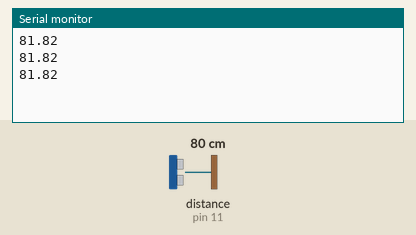
Recording of a sketch running on a simulated Arduino Uno, built with avr-gcc and run on an emulated ATmega328P. Parts: the last lines printed to the serial monitor. Inputs (shaded band) come from the test bench; at power-on: distance to the obstacle (sensor on pin 11) 80 cm. The echo pulse lasts 58.3 µs per cm.

Above: at 1.4 s.
1.5 s: distance to the obstacle (sensor on pin 11) set to 2 cm
At 2.1 s:
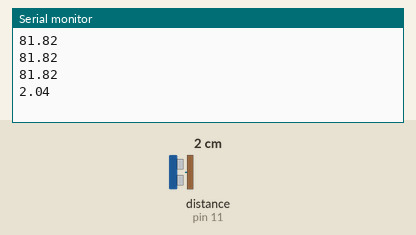
3.0 s: distance to the obstacle (sensor on pin 11) set to 4 cm
At 3.8 s:
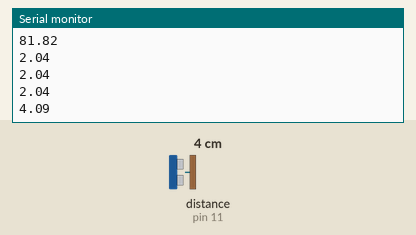
Timing chart, 0 to 6.0 s (numbered marks = the images above; inputs shaded):
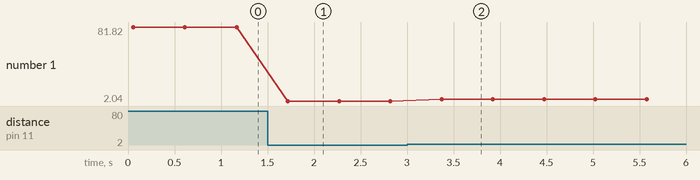

The sketch:

hc_sr04.ino
```cpp
// Connection
// hc-sr04: trig -> digital pin 12; echo -> digital pin 11; vcc ->5V; gnd -> gnd
#include <NewPing.h>

#define TRIGGER_PIN 12   // Arduino pin tied to trigger pin on the ultrasonic sensor.
#define ECHO_PIN 11      // Arduino pin tied to echo pin on the ultrasonic sensor.
#define MAX_DISTANCE 400 // Maximum distance we want to ping for (in centimeters). Maximum sensor distance is rated at 400-500cm.

NewPing sonar(TRIGGER_PIN, ECHO_PIN, MAX_DISTANCE); // NewPing setup of pins and maximum distance.

void setup() {
    // Open serial monitor at 115200 baud to see ping results.
    Serial.begin(9600);
}

void loop() {
    // Wait 50ms between pings (about 20 pings/sec). 29ms should be the shortest delay between pings.
    delay(50);

    // Send ping, get ping time in microseconds (uS).
    unsigned int uS = sonar.ping();

    // Convert ping time to distance in cm and print result (0 = outside set distance range)
    Serial.println((float)uS / US_ROUNDTRIP_CM);
    delay(500);
}
```

Measured:
- after the input at 1.5 s, the serial monitor: prints a new line after 0.22 s (image 1)
- after the input at 3.0 s, the serial monitor: prints a new line after 0.37 s (image 2)
- plotted number 1: 81.82 → 2.04 after the input at 1.5 s, 2.04 → 4.09 after the input at 3.0 s
